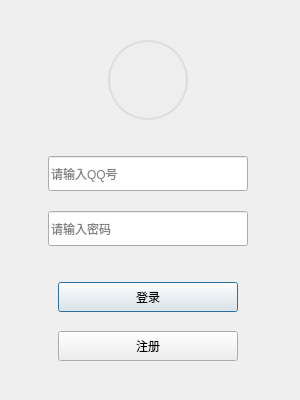
<?xml version="1.0" encoding="UTF-8"?>
<ui version="4.0">
 <class>LoginDialog</class>
 <widget class="QDialog" name="LoginDialog">
  <property name="windowModality">
   <enum>Qt::WindowModality::NonModal</enum>
  </property>
  <property name="geometry">
   <rect>
    <x>0</x>
    <y>0</y>
    <width>300</width>
    <height>400</height>
   </rect>
  </property>
  <property name="minimumSize">
   <size>
    <width>300</width>
    <height>400</height>
   </size>
  </property>
  <property name="maximumSize">
   <size>
    <width>300</width>
    <height>400</height>
   </size>
  </property>
  <property name="windowTitle">
   <string>登录</string>
  </property>
  <property name="resize" stdset="0">
   <size>
    <width>300</width>
    <height>400</height>
   </size>
  </property>
  <widget class="QWidget" name="layoutWidget">
   <property name="geometry">
    <rect>
     <x>0</x>
     <y>0</y>
     <width>297</width>
     <height>401</height>
    </rect>
   </property>
   <layout class="QVBoxLayout" name="verticalLayout">
    <item>
     <spacer name="verticalSpacer_top">
      <property name="orientation">
       <enum>Qt::Orientation::Vertical</enum>
      </property>
      <property name="sizeHint" stdset="0">
       <size>
        <width>20</width>
        <height>40</height>
       </size>
      </property>
     </spacer>
    </item>
    <item alignment="Qt::AlignmentFlag::AlignHCenter">
     <widget class="QLabel" name="avatarLabel">
      <property name="minimumSize">
       <size>
        <width>80</width>
        <height>80</height>
       </size>
      </property>
      <property name="maximumSize">
       <size>
        <width>80</width>
        <height>80</height>
       </size>
      </property>
      <property name="styleSheet">
       <string notr="true">border-radius: 40px;
background-color: #EEEEEE;
border: 2px solid #DDDDDD;</string>
      </property>
      <property name="alignment">
       <set>Qt::AlignmentFlag::AlignCenter</set>
      </property>
     </widget>
    </item>
    <item>
     <spacer name="verticalSpacer_1">
      <property name="orientation">
       <enum>Qt::Orientation::Vertical</enum>
      </property>
      <property name="sizeHint" stdset="0">
       <size>
        <width>20</width>
        <height>30</height>
       </size>
      </property>
     </spacer>
    </item>
    <item alignment="Qt::AlignmentFlag::AlignHCenter">
     <widget class="QLineEdit" name="usernameLineEdit">
      <property name="minimumSize">
       <size>
        <width>200</width>
        <height>35</height>
       </size>
      </property>
      <property name="placeholderText">
       <string>请输入QQ号</string>
      </property>
     </widget>
    </item>
    <item>
     <spacer name="verticalSpacer_2">
      <property name="orientation">
       <enum>Qt::Orientation::Vertical</enum>
      </property>
      <property name="sizeHint" stdset="0">
       <size>
        <width>295</width>
        <height>13</height>
       </size>
      </property>
     </spacer>
    </item>
    <item alignment="Qt::AlignmentFlag::AlignHCenter">
     <widget class="QLineEdit" name="passwdLineEdit">
      <property name="minimumSize">
       <size>
        <width>200</width>
        <height>35</height>
       </size>
      </property>
      <property name="echoMode">
       <enum>QLineEdit::EchoMode::Password</enum>
      </property>
      <property name="placeholderText">
       <string>请输入密码</string>
      </property>
     </widget>
    </item>
    <item>
     <spacer name="verticalSpacer_3">
      <property name="orientation">
       <enum>Qt::Orientation::Vertical</enum>
      </property>
      <property name="sizeHint" stdset="0">
       <size>
        <width>20</width>
        <height>30</height>
       </size>
      </property>
     </spacer>
    </item>
    <item alignment="Qt::AlignmentFlag::AlignHCenter">
     <widget class="QPushButton" name="LoginButton">
      <property name="minimumSize">
       <size>
        <width>180</width>
        <height>30</height>
       </size>
      </property>
      <property name="maximumSize">
       <size>
        <width>180</width>
        <height>30</height>
       </size>
      </property>
      <property name="text">
       <string>登录</string>
      </property>
     </widget>
    </item>
    <item>
     <spacer name="verticalSpacer_4">
      <property name="orientation">
       <enum>Qt::Orientation::Vertical</enum>
      </property>
      <property name="sizeHint" stdset="0">
       <size>
        <width>295</width>
        <height>13</height>
       </size>
      </property>
     </spacer>
    </item>
    <item alignment="Qt::AlignmentFlag::AlignHCenter">
     <widget class="QPushButton" name="SignupButton">
      <property name="minimumSize">
       <size>
        <width>180</width>
        <height>30</height>
       </size>
      </property>
      <property name="maximumSize">
       <size>
        <width>180</width>
        <height>30</height>
       </size>
      </property>
      <property name="text">
       <string>注册</string>
      </property>
     </widget>
    </item>
    <item>
     <spacer name="verticalSpacer_bottom">
      <property name="orientation">
       <enum>Qt::Orientation::Vertical</enum>
      </property>
      <property name="sizeHint" stdset="0">
       <size>
        <width>20</width>
        <height>40</height>
       </size>
      </property>
     </spacer>
    </item>
   </layout>
  </widget>
 </widget>
 <resources/>
 <connections/>
</ui>
